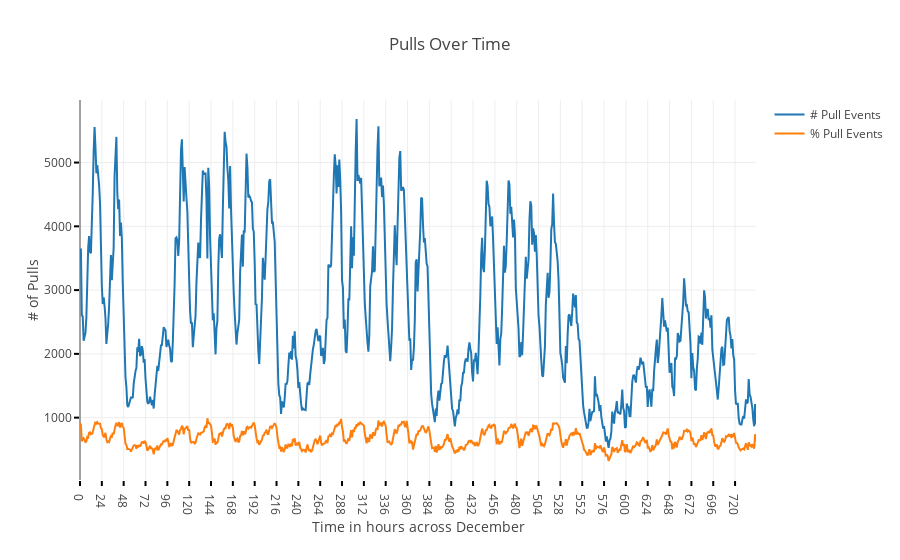

Write notebook code for a chart like this one.
### Markdown cell above
# Simple Analysis of Pulls vs Time to look at Github activity patterns

**Are there common times when people like to use github - is it more prominent to see pulls during the day? night? weekends? Also looking at december as a whole, specifically around Christmas and the New Year to see activity levels**

### Code cell
traces = [
    Scatter({
            'x': data.index,
            'y': data.pull_events,
            "name": "# Pull Events"
        }),
    Scatter({
            'x': data.index,
            'y': data.percent_pulls * 10000,
            "name": "% Pull Events"
        })
]

layout = Layout(
    title="Pulls Over Time",
    xaxis=dict(
        title='Time in hours across December',
        autotick=False,
        ticks='outside',
        tick0=0,
        dtick=24,
        ticklen=5,
        tickwidth=2,
        tickcolor='#000'
    ),
    yaxis=dict(
        title="# of Pulls",
        autotick=False,
        ticks='outside',
        tick0=0,
        dtick=1000,
        ticklen=5,
        tickwidth=2,
        tickcolor='#000'
    )
)
fig = Figure(data=traces, layout=layout)
py.iplot(fig, filename='axes-ticks')

### Figure 1 — Plotly figure (JSON) as saved in the notebook; plotly's stock layout.template omitted (floating-point values rounded to 4 significant figures; data arrays with more than 128 entries replaced by an {"elided": "..."} marker saying what was removed)
{"data": [{"name": "# Pull Events", "type": "scatter", "x": {"elided": "744 int values"}, "y": {"elided": "744 int values"}}, {"name": "% Pull Events", "type": "scatter", "x": {"elided": "744 int values"}, "y": {"elided": "744 float values"}}], "layout": {"title": "Pulls Over Time", "xaxis": {"autotick": false, "dtick": 24, "tick0": 0, "tickcolor": "#000", "ticklen": 5, "ticks": "outside", "tickwidth": 2, "title": "Time in hours across December"}, "yaxis": {"autotick": false, "dtick": 1000, "tick0": 0, "tickcolor": "#000", "ticklen": 5, "ticks": "outside", "tickwidth": 2, "title": "# of Pulls"}}}
